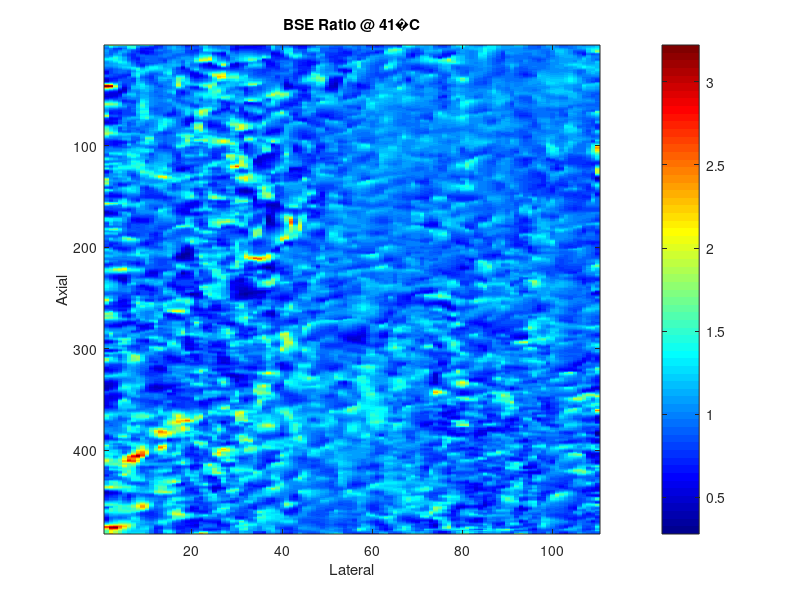
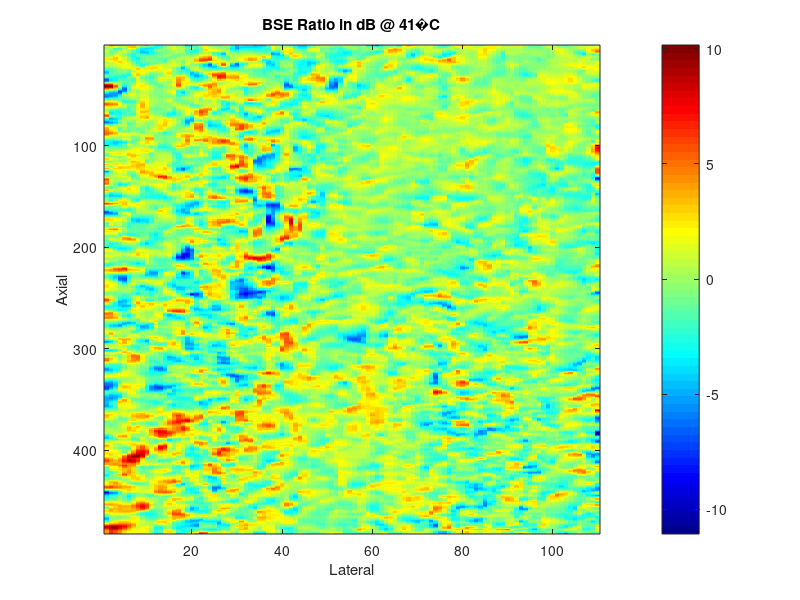
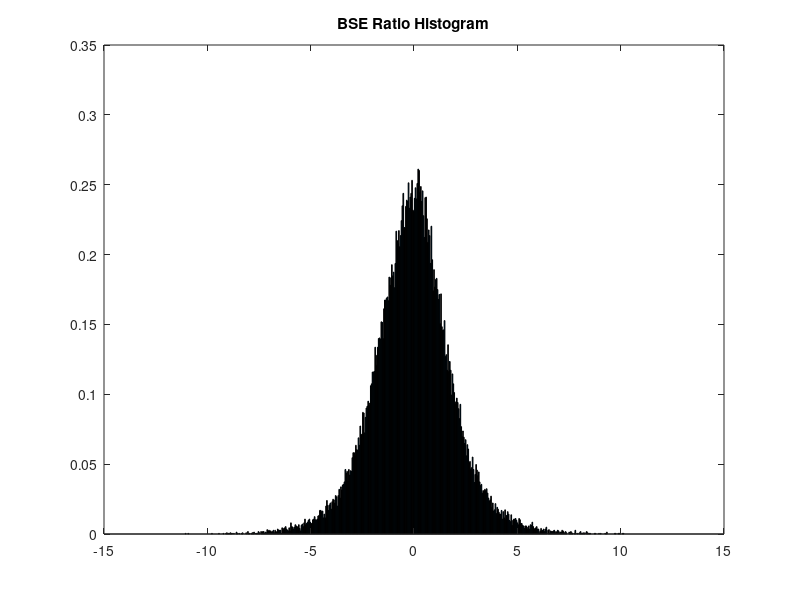
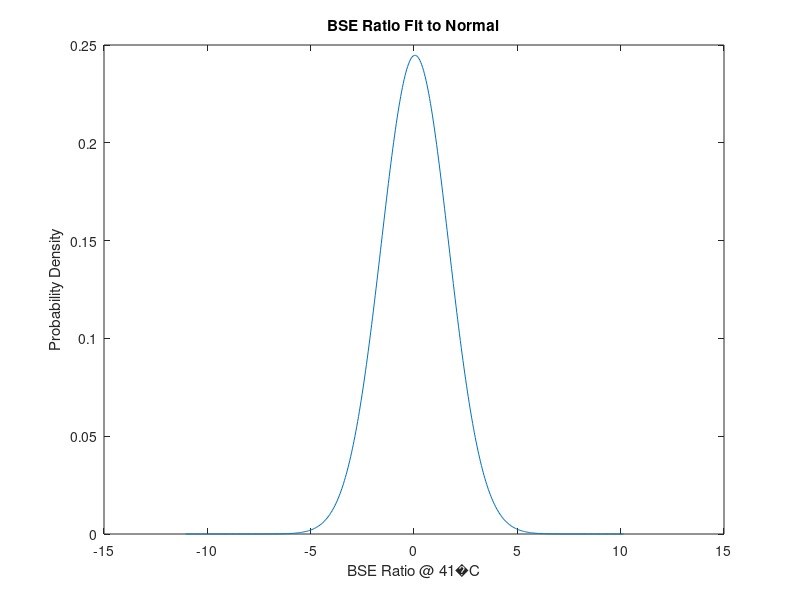

MATLAB code for these plots, in order: (Note: this script raises an error after producing the figures.)
%Load up the image
load('bseratio41.mat');
%Display ratio colormap
figure;imagesc(bseratio41); %Display w/ scaled colors
s = sprintf('BSE Ratio @ 41%cC', char(176));title(s);
xlabel('Lateral');ylabel('Axial');
colormap jet
colorbar
%Display dB colormap
figure;imagesc(20*log10(bseratio41)); %Display w/ scaled colors
s = sprintf('BSE Ratio in dB @ 41%cC', char(176));title(s);
xlabel('Lateral');ylabel('Axial');
colormap jet
colorbar
%Make histogram
imVec=reshape(20*log10(bseratio41),1,[]); 
nbins=500;
%histfit(pdf1',nbins, 'normal')



[f,x]=hist(imVec', nbins);
dx=diff(x(1:2));
%pdf1=(f./sum(f)/dx);
pdf1=(f./sum(f*dx));
figure;bar(x,pdf1);title('BSE Ratio Histogram');
%figure;bar(x,f);title('BSE Ratio Histogram');
%Check probability axioms
hist_sum=sum(pdf1*dx);


%Fit to normal pdf
norm_pd=fitdist(pdf1', 'normal');
norm_pd.sigma = 1.63;
x_vals = x;
y_vals1=pdf(norm_pd,x_vals);
figure;plot(x_vals,y_vals1);title('BSE Ratio Fit to Normal');
s = sprintf('BSE Ratio @ 41%cC', char(176));
xlabel(s);
ylabel('Probability Density');
%Plot together
figure;bar(x,f./sum(f));title('Hist vs. Normal Fit');
hold on
plot(x_vals,y_vals1./sum(y_vals1));
RMSE_norm = sqrt(mean((y_vals1 - pdf1).^2));

%Fit to kernel pdf
kern_pd=fitdist(pdf1', 'Kernel');
kern_pd.BandWidth = 1.63;
x_vals = x;
y_vals2=pdf(kern_pd,x_vals);
figure;plot(x_vals,y_vals2);title('BSE Ratio Fit to Kernel');
s = sprintf('BSE Ratio @ 41%cC', char(176));
xlabel(s);
ylabel('Probability Density');
%Plot together
figure;bar(x,f./sum(f));title('Hist vs. Kernel Fit');
hold on
plot(x_vals,y_vals2./sum(y_vals2));
RMSE_kern = sqrt(mean((y_vals2 - pdf1).^2));

%Fit to T pdf
T_pd=fitdist(pdf1', 'tLocationScale');
T_pd.sigma = 1.7;
x_vals = x;
y_vals3=pdf(T_pd,x_vals);
figure;plot(x_vals,y_vals3);title('BSE Ratio Fit to T');
s = sprintf('BSE Ratio @ 41%cC', char(176));
xlabel(s);
ylabel('Probability Density');
%Plot together
figure;bar(x,f./sum(f));title('Hist vs. T Fit');
hold on
plot(x_vals,y_vals3./sum(y_vals3));
RMSE_T = sqrt(mean((y_vals3 - pdf1).^2));

%Plot all together
figure;
bar(x,f./sum(f));
hold on
plot(x_vals, y_vals1./sum(y_vals1));
hold on
plot(x_vals, y_vals2./sum(y_vals2));
hold on
plot(x_vals, y_vals3./sum(y_vals3));
legend('Data','Normal', 'Kernel', 'T');
title('All Candidate PDFs');
xlabel(s);
ylabel('Probability Density');
